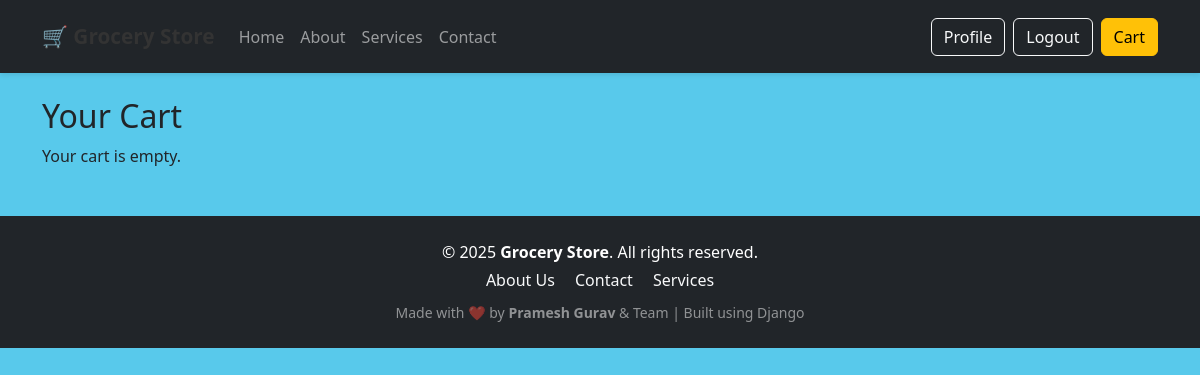
The app's page /cart/ (signed in), older data.
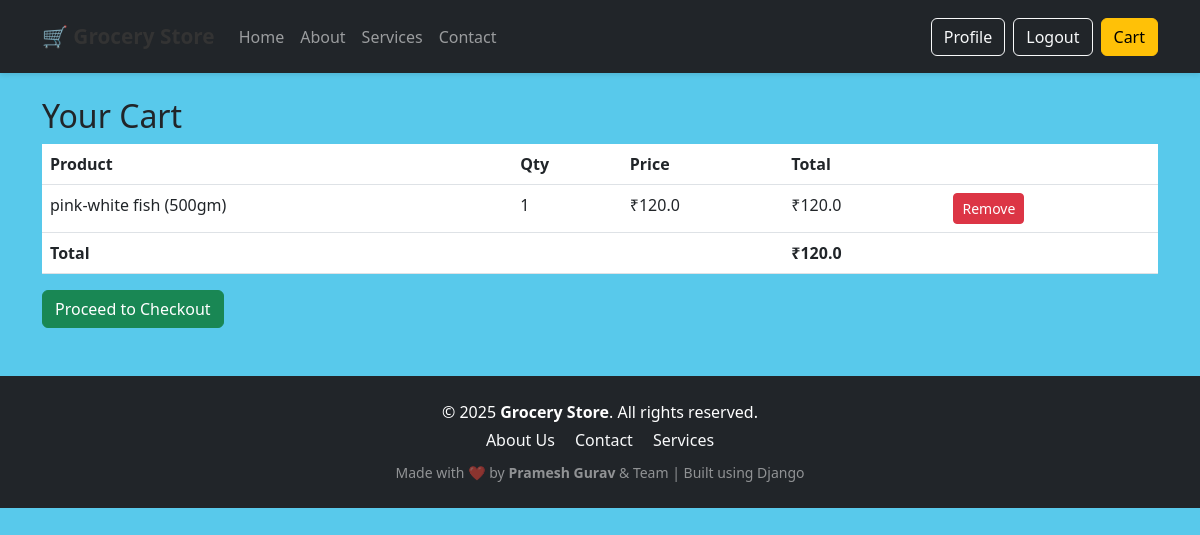
The same page, newer data.
### store/models.py (models this page shows, shortened)
class CartItem(models.Model):
    user = models.ForeignKey(User, on_delete=models.CASCADE)
    product = models.ForeignKey(Product, on_delete=models.CASCADE)
    quantity = models.PositiveIntegerField(default=1)
    def total_price(self):
        return self.product.price * self.quantity

class Product(models.Model):
    title = models.CharField(max_length=255)
    category = models.ForeignKey(Category, on_delete=models.CASCADE)
    description = models.TextField()
    price = models.FloatField()
    image = models.ImageField(upload_to='products/')

### store/views.py (the view)
# urls.py: path('cart/', views.cart_view, name='cart'),
@login_required
def cart_view(request):
    cart_items = CartItem.objects.filter(user=request.user)
    total = sum(item.total_price() for item in cart_items)
    return render(request, 'store/cart.html', {'cart_items': cart_items, 'total': total})

### store/templates/store/cart.html
{% extends 'store/base.html' %}
{% block content %}
<h2>Your Cart</h2>
{% if cart_items %}
<table class="table">
    <thead>
        <tr>
            <th>Product</th>
            <th>Qty</th>
            <th>Price</th>
            <th>Total</th>
            <th></th>
        </tr>
    </thead>
    <tbody>
        {% for item in cart_items %}
        <tr>
            <td>{{ item.product.title }}</td>
            <td>{{ item.quantity }}</td>
            <td>₹{{ item.product.price }}</td>
            <td>₹{{ item.total_price }}</td>
            <td><a href="{% url 'remove_from_cart' item.pk %}" class="btn btn-danger btn-sm">Remove</a></td>
        </tr>
        {% endfor %}
        <tr>
            <td colspan="3"><strong>Total</strong></td>
            <td><strong>₹{{ total }}</strong></td>
            <td></td>
        </tr>
    </tbody>
</table>
<a href="{% url 'checkout' %}" class="btn btn-success">Proceed to Checkout</a>
{% else %}
<p>Your cart is empty.</p>
{% endif %}
{% endblock %}

Row changes from the older to the newer data that the page shows:
added CartItem: product "pink-white fish (500gm)", quantity "1", product.price "120.0", total_price "120.0"
Text that changed along with them:
{{ total }}: (not shown) → "120.0"
text no longer shown: "Your cart is empty."
text now shown: "Product Qty Price Total Total ₹ Proceed to Checkout"
